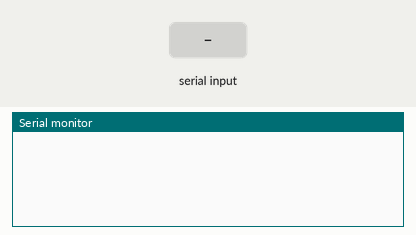
The sketch below on a simulated Arduino Uno, built with avr-gcc and run on an emulated ATmega328P. On the bench: the last lines printed to the serial monitor. The test bench sets the inputs (shaded band).

Above: at 1.2 s.
1.3 s: "#" received over Serial
At 1.9 s:
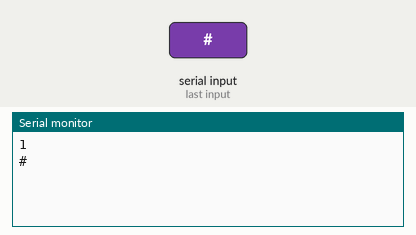
2.8 s: "*" received over Serial
At 4.2 s:
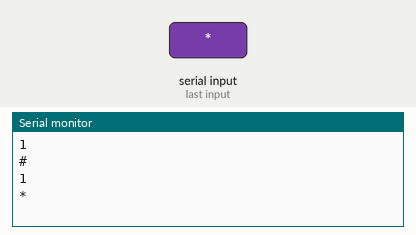

Measured:
- after the input at 1.3 s, the serial monitor: prints a new line at once (image 1)
- after the input at 2.8 s, the serial monitor: prints a new line at once (image 2)

The sketch:

Dimmer_IC2___Slave.ino
```cpp
#include <Wire.h>

char m[] = {0,0,0,0};
int pulsador[] = {10, 11, 12, 13};

void setup() {
 Serial.begin(9600);
 Wire.begin(0x5);
 for (int i=0; i < (sizeof(pulsador)/sizeof (int)); i++) {
   pinMode(pulsador[i], INPUT_PULLUP);
 }
}

void loop () {
  if (Serial.available()>0) {
  Serial.println(Serial.available());
  char c = Serial.read();
  Serial.println(c);
  m[0] = m[1];
  m[1] = m[2];
  m[2] = m[3];
  m[3] = c;
  if (m[0]=='#' && m[3]=='*'){
    Transmission(m);
    m[0] = 0;
    m[1] = 0;
    m[2] = 0;
    m[3] = 0;
    }
  }
}
```

Transmission.ino
```cpp
void Transmission(char* t) {

    Wire.beginTransmission(0x4);

    Wire.write(t);

    Wire.endTransmission();
}
```
